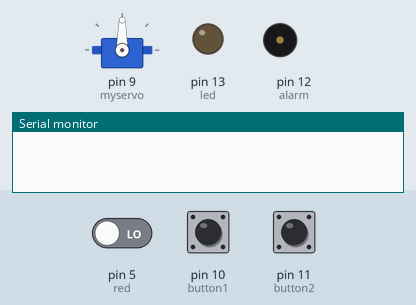
Bench run of a sketch on a simulated Arduino Uno, built with avr-gcc and run on an emulated ATmega328P. Parts: servo, output pins drawn as LEDs (lit = HIGH), buzzer (waves = sounding), the last lines printed to the serial monitor. Inputs (shaded band) come from the test bench; at power-on: pin 5 (red) LOW, pin 10 (button1) LOW, pin 11 (button2) LOW.

Above: at 1.2 s.
1.3 s: pin 5 (red) driven HIGH
At 1.45 s:
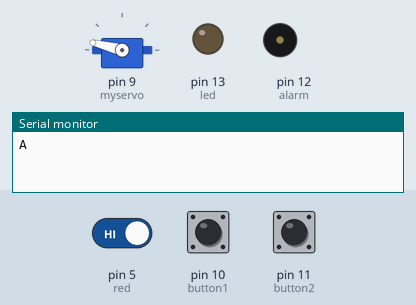
At 3.5 s:
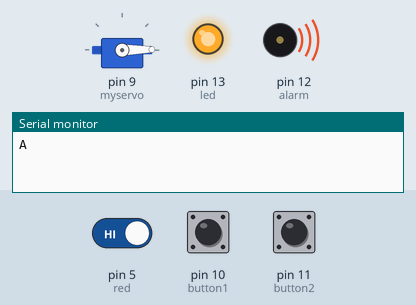
4.3 s: pin 5 (red) driven LOW
At 6.0 s:
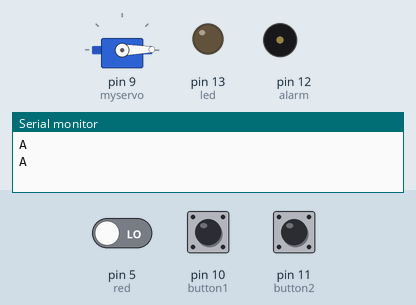
Timing chart, 0 to 7.5 s (numbered marks = the images above; inputs shaded):
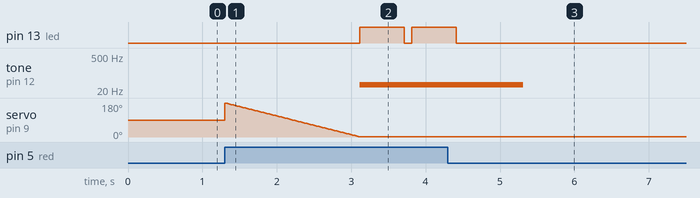

The sketch:

project_arduino.ino
```cpp
#include<SoftwareSerial.h>
#include <Servo.h>
Servo myservo;
SoftwareSerial mySerial(2,3);	//uart serial ports
int red=5;						//Infrared sensor
int button1=10;					//button up sensor
int button2=11;					//button down sensor
int alarm=12;					//buzzer sensor
int led=13;						//led
int sensorstate,button1state,button2state;
int pos = 180;

void setup(){
	Serial.begin(115200);
	mySerial.begin(115200);		//bound rate=115200
	pinMode(2, INPUT);
	pinMode(3, OUTPUT);
	pinMode(alarm,OUTPUT);
	pinMode(led,OUTPUT);
	pinMode(button1,INPUT);
	pinMode(button2,INPUT);
	pinMode(red,INPUT);
	myservo.attach(9);
}

void loop() {
	sensorstate=digitalRead(red);
	button1state=digitalRead(button1);
	button2state=digitalRead(button2);
	if(sensorstate==HIGH){		//if someone is in the house
		mySerial.write("A");	//tell cubieboard
		Serial.write("A\n");
		for(;pos>0;pos--){
			myservo.write(pos);
			delay(10);
		};
		for(int i=0;i<6;i++){
			digitalWrite(led,HIGH);	//turn led on
			tone(12,33,1000);	   	//turn buzzer on
			delay(100);
			digitalWrite(led,LOW); 	//sparkle
		}
    }
	else if(button1state==HIGH){   	//press up button
		mySerial.write("U");		//tell cubieboard
		Serial.write("U\n");
	}
	else if(button2state==HIGH){	//press down button
		mySerial.write("D");		//tell cubieboard
		Serial.write("D\n");
	}
    delay(100);
}
```

Measured:
- after the input at 1.3 s, pin 13 (led): LOW → HIGH after 1.8 s, → LOW 0.60 s later, → HIGH 0.10 s later; tone on pin 12 (alarm): silent → 33 Hz after 1.8 s
- after the input at 4.3 s, pin 13 (led): goes on until 4.4 s, then stays LOW; tone on pin 12 (alarm): 33 Hz → silent after 1.0 s
